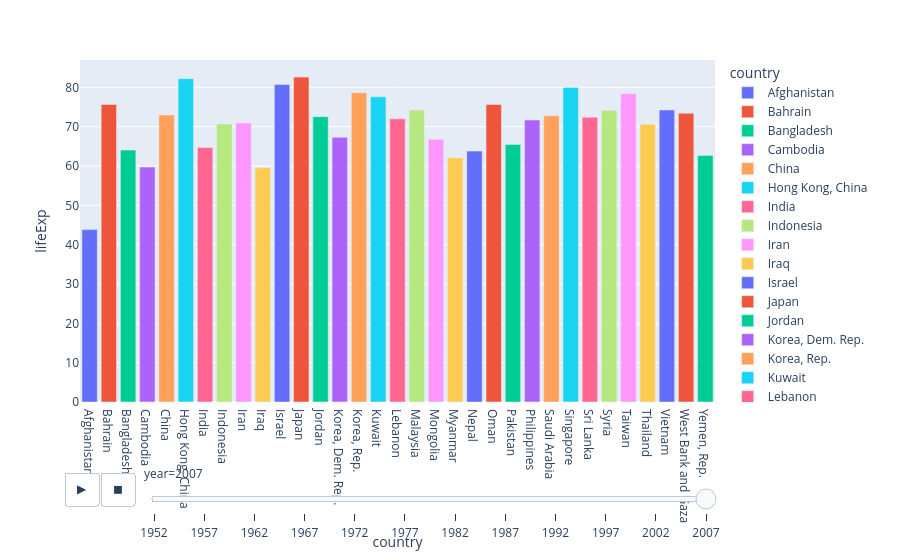

Write notebook code for a chart like this one.
### Code cell
fig =px.bar(df, x='country', y='lifeExp', color='country', animation_frame='year')
fig

### Figure 1 — Plotly figure (JSON) as saved in the notebook; plotly's stock layout.template omitted (floating-point values rounded to 4 significant figures)
{"data": [{"hovertemplate": "country=%{x}<br>year=2007<br>lifeExp=%{y}<extra></extra>", "legendgroup": "Afghanistan", "marker": {"color": "#636efa", "pattern": {"shape": ""}}, "name": "Afghanistan", "orientation": "v", "showlegend": true, "textposition": "auto", "type": "bar", "x": ["Afghanistan"], "xaxis": "x", "y": [43.83], "yaxis": "y"}, {"hovertemplate": "country=%{x}<br>year=2007<br>lifeExp=%{y}<extra></extra>", "legendgroup": "Bahrain", "marker": {"color": "#EF553B", "pattern": {"shape": ""}}, "name": "Bahrain", "orientation": "v", "showlegend": true, "textposition": "auto", "type": "bar", "x": ["Bahrain"], "xaxis": "x", "y": [75.64], "yaxis": "y"}, {"hovertemplate": "country=%{x}<br>year=2007<br>lifeExp=%{y}<extra></extra>", "legendgroup": "Bangladesh", "marker": {"color": "#00cc96", "pattern": {"shape": ""}}, "name": "Bangladesh", "orientation": "v", "showlegend": true, "textposition": "auto", "type": "bar", "x": ["Bangladesh"], "xaxis": "x", "y": [64.06], "yaxis": "y"}, {"hovertemplate": "country=%{x}<br>year=2007<br>lifeExp=%{y}<extra></extra>", "legendgroup": "Cambodia", "marker": {"color": "#ab63fa", "pattern": {"shape": ""}}, "name": "Cambodia", "orientation": "v", "showlegend": true, "textposition": "auto", "type": "bar", "x": ["Cambodia"], "xaxis": "x", "y": [59.72], "yaxis": "y"}, {"hovertemplate": "country=%{x}<br>year=2007<br>lifeExp=%{y}<extra></extra>", "legendgroup": "China", "marker": {"color": "#FFA15A", "pattern": {"shape": ""}}, "name": "China", "orientation": "v", "showlegend": true, "textposition": "auto", "type": "bar", "x": ["China"], "xaxis": "x", "y": [72.96], "yaxis": "y"}, {"hovertemplate": "country=%{x}<br>year=2007<br>lifeExp=%{y}<extra></extra>", "legendgroup": "Hong Kong, China", "marker": {"color": "#19d3f3", "pattern": {"shape": ""}}, "name": "Hong Kong, China", "orientation": "v", "showlegend": true, "textposition": "auto", "type": "bar", "x": ["Hong Kong, China"], "xaxis": "x", "y": [82.21], "yaxis": "y"}, {"hovertemplate": "country=%{x}<br>year=2007<br>lifeExp=%{y}<extra></extra>", "legendgroup": "India", "marker": {"color": "#FF6692", "pattern": {"shape": ""}}, "name": "India", "orientation": "v", "showlegend": true, "textposition": "auto", "type": "bar", "x": ["India"], "xaxis": "x", "y": [64.7], "yaxis": "y"}, {"hovertemplate": "country=%{x}<br>year=2007<br>lifeExp=%{y}<extra></extra>", "legendgroup": "Indonesia", "marker": {"color": "#B6E880", "pattern": {"shape": ""}}, "name": "Indonesia", "orientation": "v", "showlegend": true, "textposition": "auto", "type": "bar", "x": ["Indonesia"], "xaxis": "x", "y": [70.65], "yaxis": "y"}, {"hovertemplate": "country=%{x}<br>year=2007<br>lifeExp=%{y}<extra></extra>", "legendgroup": "Iran", "marker": {"color": "#FF97FF", "pattern": {"shape": ""}}, "name": "Iran", "orientation": "v", "showlegend": true, "textposition": "auto", "type": "bar", "x": ["Iran"], "xaxis": "x", "y": [70.96], "yaxis": "y"}, {"hovertemplate": "country=%{x}<br>year=2007<br>lifeExp=%{y}<extra></extra>", "legendgroup": "Iraq", "marker": {"color": "#FECB52", "pattern": {"shape": ""}}, "name": "Iraq", "orientation": "v", "showlegend": true, "textposition": "auto", "type": "bar", "x": ["Iraq"], "xaxis": "x", "y": [59.55], "yaxis": "y"}, {"hovertemplate": "country=%{x}<br>year=2007<br>lifeExp=%{y}<extra></extra>", "legendgroup": "Israel", "marker": {"color": "#636efa", "pattern": {"shape": ""}}, "name": "Israel", "orientation": "v", "showlegend": true, "textposition": "auto", "type": "bar", "x": ["Israel"], "xaxis": "x", "y": [80.75], "yaxis": "y"}, {"hovertemplate": "country=%{x}<br>year=2007<br>lifeExp=%{y}<extra></extra>", "legendgroup": "Japan", "marker": {"color": "#EF553B", "pattern": {"shape": ""}}, "name": "Japan", "orientation": "v", "showlegend": true, "textposition": "auto", "type": "bar", "x": ["Japan"], "xaxis": "x", "y": [82.6], "yaxis": "y"}, {"hovertemplate": "country=%{x}<br>year=2007<br>lifeExp=%{y}<extra></extra>", "legendgroup": "Jordan", "marker": {"color": "#00cc96", "pattern": {"shape": ""}}, "name": "Jordan", "orientation": "v", "showlegend": true, "textposition": "auto", "type": "bar", "x": ["Jordan"], "xaxis": "x", "y": [72.53], "yaxis": "y"}, {"hovertemplate": "country=%{x}<br>year=2007<br>lifeExp=%{y}<extra></extra>", "legendgroup": "Korea, Dem. Rep.", "marker": {"color": "#ab63fa", "pattern": {"shape": ""}}, "name": "Korea, Dem. Rep.", "orientation": "v", "showlegend": true, "textposition": "auto", "type": "bar", "x": ["Korea, Dem. Rep."], "xaxis": "x", "y": [67.3], "yaxis": "y"}, {"hovertemplate": "country=%{x}<br>year=2007<br>lifeExp=%{y}<extra></extra>", "legendgroup": "Korea, Rep.", "marker": {"color": "#FFA15A", "pattern": {"shape": ""}}, "name": "Korea, Rep.", "orientation": "v", "showlegend": true, "textposition": "auto", "type": "bar", "x": ["Korea, Rep."], "xaxis": "x", "y": [78.62], "yaxis": "y"}, {"hovertemplate": "country=%{x}<br>year=2007<br>lifeExp=%{y}<extra></extra>", "legendgroup": "Kuwait", "marker": {"color": "#19d3f3", "pattern": {"shape": ""}}, "name": "Kuwait", "orientation": "v", "showlegend": true, "textposition": "auto", "type": "bar", "x": ["Kuwait"], "xaxis": "x", "y": [77.59], "yaxis": "y"}, {"hovertemplate": "country=%{x}<br>year=2007<br>lifeExp=%{y}<extra></extra>", "legendgroup": "Lebanon", "marker": {"color": "#FF6692", "pattern": {"shape": ""}}, "name": "Lebanon", "orientation": "v", "showlegend": true, "textposition": "auto", "type": "bar", "x": ["Lebanon"], "xaxis": "x", "y": [71.99], "yaxis": "y"}, {"hovertemplate": "country=%{x}<br>year=2007<br>lifeExp=%{y}<extra></extra>", "legendgroup": "Malaysia", "marker": {"color": "#B6E880", "pattern": {"shape": ""}}, "name": "Malaysia", "orientation": "v", "showlegend": true, "textposition": "auto", "type": "bar", "x": ["Malaysia"], "xaxis": "x", "y": [74.24], "yaxis": "y"}, {"hovertemplate": "country=%{x}<br>year=2007<br>lifeExp=%{y}<extra></extra>", "legendgroup": "Mongolia", "marker": {"color": "#FF97FF", "pattern": {"shape": ""}}, "name": "Mongolia", "orientation": "v", "showlegend": true, "textposition": "auto", "type": "bar", "x": ["Mongolia"], "xaxis": "x", "y": [66.8], "yaxis": "y"}, {"hovertemplate": "country=%{x}<br>year=2007<br>lifeExp=%{y}<extra></extra>", "legendgroup": "Myanmar", "marker": {"color": "#FECB52", "pattern": {"shape": ""}}, "name": "Myanmar", "orientation": "v", "showlegend": true, "textposition": "auto", "type": "bar", "x": ["Myanmar"], "xaxis": "x", "y": [62.07], "yaxis": "y"}, {"hovertemplate": "country=%{x}<br>year=2007<br>lifeExp=%{y}<extra></extra>", "legendgroup": "Nepal", "marker": {"color": "#636efa", "pattern": {"shape": ""}}, "name": "Nepal", "orientation": "v", "showlegend": true, "textposition": "auto", "type": "bar", "x": ["Nepal"], "xaxis": "x", "y": [63.78], "yaxis": "y"}, {"hovertemplate": "country=%{x}<br>year=2007<br>lifeExp=%{y}<extra></extra>", "legendgroup": "Oman", "marker": {"color": "#EF553B", "pattern": {"shape": ""}}, "name": "Oman", "orientation": "v", "showlegend": true, "textposition": "auto", "type": "bar", "x": ["Oman"], "xaxis": "x", "y": [75.64], "yaxis": "y"}, {"hovertemplate": "country=%{x}<br>year=2007<br>lifeExp=%{y}<extra></extra>", "legendgroup": "Pakistan", "marker": {"color": "#00cc96", "pattern": {"shape": ""}}, "name": "Pakistan", "orientation": "v", "showlegend": true, "textposition": "auto", "type": "bar", "x": ["Pakistan"], "xaxis": "x", "y": [65.48], "yaxis": "y"}, {"hovertemplate": "country=%{x}<br>year=2007<br>lifeExp=%{y}<extra></extra>", "legendgroup": "Philippines", "marker": {"color": "#ab63fa", "pattern": {"shape": ""}}, "name": "Philippines", "orientation": "v", "showlegend": true, "textposition": "auto", "type": "bar", "x": ["Philippines"], "xaxis": "x", "y": [71.69], "yaxis": "y"}, {"hovertemplate": "country=%{x}<br>year=2007<br>lifeExp=%{y}<extra></extra>", "legendgroup": "Saudi Arabia", "marker": {"color": "#FFA15A", "pattern": {"shape": ""}}, "name": "Saudi Arabia", "orientation": "v", "showlegend": true, "textposition": "auto", "type": "bar", "x": ["Saudi Arabia"], "xaxis": "x", "y": [72.78], "yaxis": "y"}, {"hovertemplate": "country=%{x}<br>year=2007<br>lifeExp=%{y}<extra></extra>", "legendgroup": "Singapore", "marker": {"color": "#19d3f3", "pattern": {"shape": ""}}, "name": "Singapore", "orientation": "v", "showlegend": true, "textposition": "auto", "type": "bar", "x": ["Singapore"], "xaxis": "x", "y": [79.97], "yaxis": "y"}, {"hovertemplate": "country=%{x}<br>year=2007<br>lifeExp=%{y}<extra></extra>", "legendgroup": "Sri Lanka", "marker": {"color": "#FF6692", "pattern": {"shape": ""}}, "name": "Sri Lanka", "orientation": "v", "showlegend": true, "textposition": "auto", "type": "bar", "x": ["Sri Lanka"], "xaxis": "x", "y": [72.4], "yaxis": "y"}, {"hovertemplate": "country=%{x}<br>year=2007<br>lifeExp=%{y}<extra></extra>", "legendgroup": "Syria", "marker": {"color": "#B6E880", "pattern": {"shape": ""}}, "name": "Syria", "orientation": "v", "showlegend": true, "textposition": "auto", "type": "bar", "x": ["Syria"], "xaxis": "x", "y": [74.14], "yaxis": "y"}, {"hovertemplate": "country=%{x}<br>year=2007<br>lifeExp=%{y}<extra></extra>", "legendgroup": "Taiwan", "marker": {"color": "#FF97FF", "pattern": {"shape": ""}}, "name": "Taiwan", "orientation": "v", "showlegend": true, "textposition": "auto", "type": "bar", "x": ["Taiwan"], "xaxis": "x", "y": [78.4], "yaxis": "y"}, {"hovertemplate": "country=%{x}<br>year=2007<br>lifeExp=%{y}<extra></extra>", "legendgroup": "Thailand", "marker": {"color": "#FECB52", "pattern": {"shape": ""}}, "name": "Thailand", "orientation": "v", "showlegend": true, "textposition": "auto", "type": "bar", "x": ["Thailand"], "xaxis": "x", "y": [70.62], "yaxis": "y"}, {"hovertemplate": "country=%{x}<br>year=2007<br>lifeExp=%{y}<extra></extra>", "legendgroup": "Vietnam", "marker": {"color": "#636efa", "pattern": {"shape": ""}}, "name": "Vietnam", "orientation": "v", "showlegend": true, "textposition": "auto", "type": "bar", "x": ["Vietnam"], "xaxis": "x", "y": [74.25], "yaxis": "y"}, {"hovertemplate": "country=%{x}<br>year=2007<br>lifeExp=%{y}<extra></extra>", "legendgroup": "West Bank and Gaza", "marker": {"color": "#EF553B", "pattern": {"shape": ""}}, "name": "West Bank and Gaza", "orientation": "v", "showlegend": true, "textposition": "auto", "type": "bar", "x": ["West Bank and Gaza"], "xaxis": "x", "y": [73.42], "yaxis": "y"}, {"hovertemplate": "country=%{x}<br>year=2007<br>lifeExp=%{y}<extra></extra>", "legendgroup": "Yemen, Rep.", "marker": {"color": "#00cc96", "pattern": {"shape": ""}}, "name": "Yemen, Rep.", "orientation": "v", "showlegend": true, "textposition": "auto", "type": "bar", "x": ["Yemen, Rep."], "xaxis": "x", "y": [62.7], "yaxis": "y"}], "layout": {"autosize": true, "barmode": "relative", "legend": {"title": {"text": "country"}, "tracegroupgap": 0}, "margin": {"t": 60}, "sliders": [{"active": 11, "currentvalue": {"prefix": "year="}, "len": 0.9, "pad": {"b": 10, "t": 60}, "steps": [{"args": [["1952"], {"frame": {"duration": 0, "redraw": true}, "fromcurrent": true, "mode": "immediate", "transition": {"duration": 0, "easing": "linear"}}], "label": "1952", "method": "animate"}, {"args": [["1957"], {"frame": {"duration": 0, "redraw": true}, "fromcurrent": true, "mode": "immediate", "transition": {"duration": 0, "easing": "linear"}}], "label": "1957", "method": "animate"}, {"args": [["1962"], {"frame": {"duration": 0, "redraw": true}, "fromcurrent": true, "mode": "immediate", "transition": {"duration": 0, "easing": "linear"}}], "label": "1962", "method": "animate"}, {"args": [["1967"], {"frame": {"duration": 0, "redraw": true}, "fromcurrent": true, "mode": "immediate", "transition": {"duration": 0, "easing": "linear"}}], "label": "1967", "method": "animate"}, {"args": [["1972"], {"frame": {"duration": 0, "redraw": true}, "fromcurrent": true, "mode": "immediate", "transition": {"duration": 0, "easing": "linear"}}], "label": "1972", "method": "animate"}, {"args": [["1977"], {"frame": {"duration": 0, "redraw": true}, "fromcurrent": true, "mode": "immediate", "transition": {"duration": 0, "easing": "linear"}}], "label": "1977", "method": "animate"}, {"args": [["1982"], {"frame": {"duration": 0, "redraw": true}, "fromcurrent": true, "mode": "immediate", "transition": {"duration": 0, "easing": "linear"}}], "label": "1982", "method": "animate"}, {"args": [["1987"], {"frame": {"duration": 0, "redraw": true}, "fromcurrent": true, "mode": "immediate", "transition": {"duration": 0, "easing": "linear"}}], "label": "1987", "method": "animate"}, {"args": [["1992"], {"frame": {"duration": 0, "redraw": true}, "fromcurrent": true, "mode": "immediate", "transition": {"duration": 0, "easing": "linear"}}], "label": "1992", "method": "animate"}, {"args": [["1997"], {"frame": {"duration": 0, "redraw": true}, "fromcurrent": true, "mode": "immediate", "transition": {"duration": 0, "easing": "linear"}}], "label": "1997", "method": "animate"}, {"args": [["2002"], {"frame": {"duration": 0, "redraw": true}, "fromcurrent": true, "mode": "immediate", "transition": {"duration": 0, "easing": "linear"}}], "label": "2002", "method": "animate"}, {"args": [["2007"], {"frame": {"duration": 0, "redraw": true}, "fromcurrent": true, "mode": "immediate", "transition": {"duration": 0, "easing": "linear"}}], "label": "2007", "method": "animate"}], "x": 0.1, "xanchor": "left", "y": 0, "yanchor": "top"}], "updatemenus": [{"active": 0, "buttons": [{"args": [null, {"frame": {"duration": 500, "redraw": true}, "fromcurrent": true, "mode": "immediate", "transition": {"duration": 500, "easing": "linear"}}], "label": "&#9654;", "method": "animate"}, {"args": [[null], {"frame": {"duration": 0, "redraw": true}, "fromcurrent": true, "mode": "immediate", "transition": {"duration": 0, "easing": "linear"}}], "label": "&#9724;", "method": "animate"}], "direction": "left", "pad": {"r": 10, "t": 70}, "showactive": false, "type": "buttons", "x": 0.1, "xanchor": "right", "y": 0, "yanchor": "top"}], "xaxis": {"anchor": "y", "autorange": true, "categoryarray": ["Afghanistan", "Bahrain", "Bangladesh", "Cambodia", "China", "Hong Kong, China", "India", "Indonesia", "Iran", "Iraq", "Israel", "Japan", "Jordan", "Korea, Dem. Rep.", "Korea, Rep.", "Kuwait", "Lebanon", "Malaysia", "Mongolia", "Myanmar", "Nepal", "Oman", "Pakistan", "Philippines", "Saudi Arabia", "Singapore", "Sri Lanka", "Syria", "Taiwan", "Thailand", "Vietnam", "West Bank and Gaza", "Yemen, Rep."], "categoryorder": "array", "domain": [0, 1], "range": [-0.5, 32.5], "title": {"text": "country"}, "type": "category"}, "yaxis": {"anchor": "x", "autorange": true, "domain": [0, 1], "range": [0, 86.95], "title": {"text": "lifeExp"}, "type": "linear"}}}
